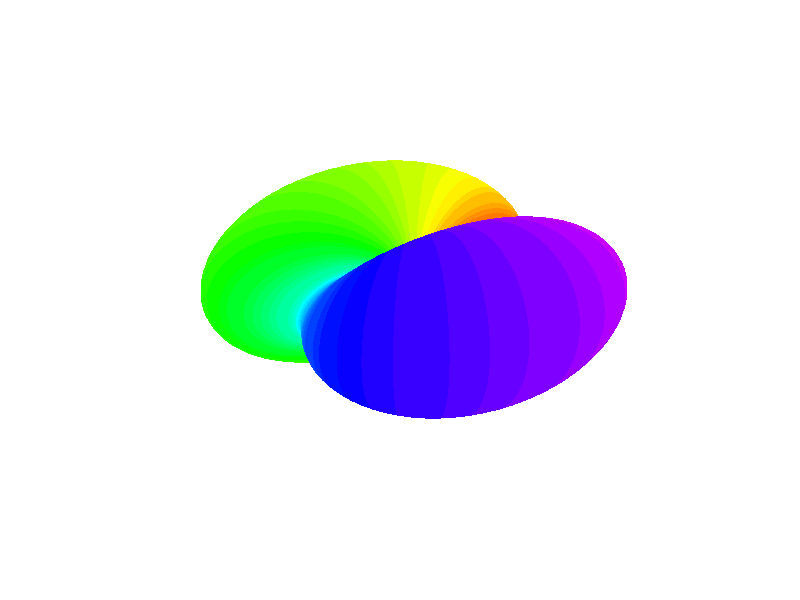

Write MATLAB code to recreate this figure. (Note: this script raises an error after producing the figure.)
% Grid points
nx = 128;
ny = 128;

% Constants
p = 0.9;
c1 = 1;
n = 1;

% Spinor components
zetaP1 = sqrt((1 + p/(c1*n)) / 2)*ones(nx, ny);
zeta0 = zeros(nx, ny);
zetaM1 = sqrt((1 - p/(c1*n)) / 2)*ones(nx, ny);

% discretize sphere surface
resolution = 100;
delta = pi/resolution;
theta = 0:delta:pi; % altitude
phi = 0:2*delta:2*pi; % azimuth
[phi,theta] = meshgrid(phi,theta);

% Spin-1 spherical harmonics
Y_1p1 = -0.5 * sqrt(3 / (2 * pi)) * exp(1i * phi).* sin(theta);
Y_1p0 = 0.5 * sqrt(3 / pi) * cos(theta);
Y_1m1 = 0.5 * sqrt(3 / (2 * pi)) * exp(-1i * phi).* sin(theta);

% Plot spherical harmonic
zsph = zetaP1(64, 64).* Y_1p1 ...
    + zeta0(64, 64).* Y_1p0 ...
    + zetaM1(64, 64).* Y_1m1;

scale = 1.0;
zsph = zsph * scale;
xx = abs(zsph).^2.*sin(theta).*cos(phi);
yy = abs(zsph).^2.*sin(theta).*sin(phi);
zz = abs(zsph).^2.*cos(theta);

h = surf(xx,yy,zz,angle(zsph));
set(h, 'LineStyle','none')
axis off;
colormap(hsv);
clim([-pi pi]);
camlight left
camlight right
lighting phong
daspect([1 1 1]);
view(-23, 30);
exportgraphics(gca, '../../gfx/ch-groundStateSymmetries/AFM-spherical.pdf');
